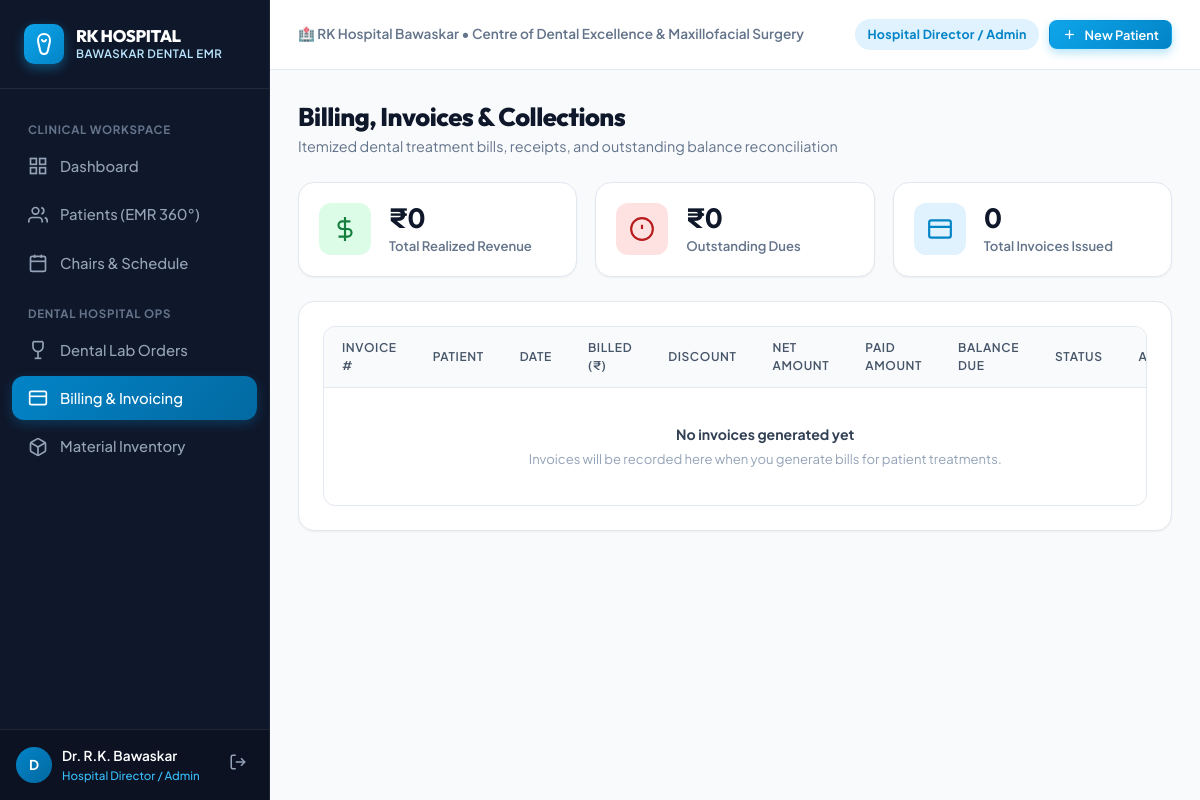
/billing/ (signed in), run on the app's committed database.
### dental_core/models.py (models this page shows, shortened)
class User(AbstractUser):
    ROLE_CHOICES = [
        ('ADMIN', 'Hospital Director / Admin'),
        ('DENTIST', 'Dental Surgeon / Specialist'),
        ('RECEPTIONIST', 'Front Desk / OPD Coordinator'),
        ('HYGIENIST', 'Dental Hygienist / Nurse'),
        ('PHARMACIST', 'Pharmacist / Inventory Store'),
        ('PATIENT', 'Patient Portal'),
    ]
    role = models.CharField(max_length=20, choices=ROLE_CHOICES, default='DENTIST')
    phone_number = models.CharField(max_length=20, blank=True, null=True)
    specialization = models.CharField(max_length=100, blank=True, null=True,
                                      help_text="e.g. Endodontist, Orthodontist, Periodontist, Oral Surgeon")
    qualification = models.CharField(max_length=100, blank=True, null=True,
                                     help_text="e.g. BDS, MDS (Oral & Maxillofacial Surgery)")
    license_number = models.CharField(max_length=50, blank=True, null=True,
                                      help_text="State Dental Council Reg. No.")
    avatar = models.ImageField(upload_to='avatars/', blank=True, null=True)
    def is_patient_user(self):
        return self.role == 'PATIENT'

### dental_core/views.py (the view)
# urls.py: path('billing/', views.billing_list, name='billing_list'),
@login_required
def billing_list(request):
    invoices = Invoice.objects.all().select_related('patient', 'created_by').prefetch_related('payments')
    total_revenue = invoices.aggregate(Sum('paid_amount'))['paid_amount__sum'] or Decimal('0.00')
    total_due = invoices.aggregate(Sum('balance_amount'))['balance_amount__sum'] or Decimal('0.00')
    return render(request, 'billing/billing_list.html', {
        'invoices': invoices,
        'total_revenue': total_revenue,
        'total_due': total_due,
    })

### templates/billing/billing_list.html (shortened to what this page needs)
{% extends 'base.html' %}
{% block content %}
<div style="display: flex; justify-content: space-between; align-items: flex-end; margin-bottom: 24px;">
  <div>
    <h1 style="font-size: 1.6rem; font-weight: 800; color: var(--slate-900);">Billing, Invoices & Collections</h1>
    <p style="color: var(--slate-500); font-size: 0.9rem;">
      Itemized dental treatment bills, receipts, and outstanding balance reconciliation
    </p>
  </div>
</div>
<div style="display: grid; grid-template-columns: repeat(auto-fit, minmax(220px, 1fr)); gap: 18px; margin-bottom: 24px;">
  <div class="stat-card">
    <div class="stat-icon" style="background: #dcfce7; color: #15803d;">
      <svg style="width: 26px; height: 26px;" viewBox="0 0 24 24" fill="none" stroke="currentColor" stroke-width="2"><line x1="12" y1="1" x2="12" y2="23"></line><path d="M17 5H9.5a3.5 3.5 0 0 0 0 7h5a3.5 3.5 0 0 1 0 7H6"></path></svg>
    </div>
    <div>
      <div class="stat-value">₹{{ total_revenue|floatformat:0 }}</div>
      <div class="stat-label">Total Realized Revenue</div>
    </div>
  </div>
  <div class="stat-card">
    <div class="stat-icon" style="background: #fee2e2; color: #b91c1c;">
      <svg style="width: 26px; height: 26px;" viewBox="0 0 24 24" fill="none" stroke="currentColor" stroke-width="2"><circle cx="12" cy="12" r="10"></circle><line x1="12" y1="8" x2="12" y2="12"></line><line x1="12" y1="16" x2="12.01" y2="16"></line></svg>
    </div>
    <div>
      <div class="stat-value">₹{{ total_due|floatformat:0 }}</div>
      <div class="stat-label">Outstanding Dues</div>
    </div>
  </div>
  <div class="stat-card">
    <div class="stat-icon" style="background: #e0f2fe; color: #0284c7;">
      <svg style="width: 26px; height: 26px;" viewBox="0 0 24 24" fill="none" stroke="currentColor" stroke-width="2"><rect x="2" y="4" width="20" height="16" rx="2"></rect><line x1="2" y1="10" x2="22" y2="10"></line></svg>
    </div>
    <div>
      <div class="stat-value">{{ invoices.count }}</div>
      <div class="stat-label">Total Invoices Issued</div>
    </div>
  </div>
</div>
<div class="card">
  <div class="table-container">
    <table class="data-table">
      <thead>
        <tr>
          <th>Invoice #</th>
          <th>Patient</th>
          <th>Date</th>
          <th>Billed (₹)</th>
          <th>Discount</th>
          <th>Net Amount</th>
          <th>Paid Amount</th>
          <th>Balance Due</th>
          <th>Status</th>
          <th>Action</th>
        </tr>
      </thead>
      <tbody>
        {% for inv in invoices %}
        <tr>
          <td style="font-family: monospace; font-weight: 700; color: var(--primary-700);">{{ inv.invoice_number }}</td>
          <td>
            <a href="{% url 'patient_detail' inv.patient.id %}" style="font-weight: 700; color: var(--slate-900);">
              {{ inv.patient.full_name }}
            </a>
            <div style="font-size: 0.72rem; color: var(--slate-400);">{{ inv.patient.mrn }}</div>
          </td>
          <td>{{ inv.invoice_date|date:"M d, Y" }}</td>
          <td>₹{{ inv.total_amount }}</td>
          <td>₹{{ inv.discount_amount }}</td>
          <td style="font-weight: 800; color: var(--slate-900);">₹{{ inv.net_payable }}</td>
          <td style="color: #15803d; font-weight: 700;">₹{{ inv.paid_amount }}</td>
          <td style="color: #b91c1c; font-weight: 700;">₹{{ inv.balance_amount }}</td>
          <td>
            <span class="badge {% if inv.status == 'PAID' %}badge-success{% elif inv.status == 'PARTIAL' %}badge-warning{% else %}badge-danger{% endif %}">
              {{ inv.get_status_display }}
            </span>
          </td>
          <td>
            <a href="{% url 'invoice_detail' inv.id %}" class="btn btn-secondary btn-sm" style="font-size: 0.75rem;">
              Tax Invoice / Pay →
            </a>
          </td>
        </tr>
        {% empty %}
        <tr>
          <td colspan="10" style="text-align: center; color: var(--slate-500); padding: 36px 16px;">
            <div style="font-weight: 700; color: var(--slate-700); margin-bottom: 4px;">No invoices generated yet</div>
            <div style="font-size: 0.82rem; color: var(--slate-400);">Invoices will be recorded here when you generate bills for patient treatments.</div>
          </td>
        </tr>
        {% endfor %}
      </tbody>
    </table>
  </div>
</div>
{% endblock %}

### templates/base.html (shortened to what this page needs)
{% load static %}
<!DOCTYPE html>
<html lang="en">
<head>
  <link rel="stylesheet" href="{% static 'css/hospital_theme.css' %}">
</head>
<body>
<div class="app-layout">
  <aside class="sidebar" id="appSidebar">
    <div class="sidebar-brand">
      <div style="display: flex; align-items: center; justify-content: space-between;">
        <div style="display: flex; align-items: center; gap: 12px;">
          <div style="width: 40px; height: 40px; background: linear-gradient(135deg, #0ea5e9, #0284c7); border-radius: 10px; display: flex; align-items: center; justify-content: center; box-shadow: 0 4px 12px rgba(14, 165, 233, 0.4);">
            <svg style="width: 24px; height: 24px; fill: none; stroke: #ffffff; stroke-width: 2; stroke-linecap: round; stroke-linejoin: round;" viewBox="0 0 24 24">
              <path d="M12 2C8.5 2 6 4.5 6 8c0 3.5 1.5 6.5 2 10 .5 3 2 4 4 4s3.5-1 4-4c.5-3.5 2-6.5 2-10 0-3.5-2.5-6-6-6z"/>
              <path d="M10 8c.5 1 1.5 1.5 2 1.5s1.5-.5 2-1.5"/>
            </svg>
          </div>
          <div>
            <div class="brand-font" style="font-weight: 800; font-size: 1.05rem; color: #ffffff; line-height: 1.15;">RK HOSPITAL</div>
            <div style="font-size: 0.72rem; color: var(--primary-200); font-weight: 600; letter-spacing: 0.04em;">BAWASKAR DENTAL EMR</div>
          </div>
        </div>
      </div>
    </div>
    <div class="sidebar-nav">
      <div class="nav-section-title">Clinical Workspace</div>
      <a href="{% url 'dashboard' %}" class="nav-link {% if request.resolver_match.url_name == 'dashboard' %}active{% endif %}">
        <svg viewBox="0 0 24 24" fill="none" stroke="currentColor" stroke-width="2"><rect x="3" y="3" width="7" height="7"></rect><rect x="14" y="3" width="7" height="7"></rect><rect x="14" y="14" width="7" height="7"></rect><rect x="3" y="14" width="7" height="7"></rect></svg>
        <span>Dashboard</span>
      </a>
      {% if not user.is_patient_user %}
      <a href="{% url 'patient_list' %}" class="nav-link {% if 'patient' in request.path and not 'new' in request.path %}active{% endif %}">
        <svg viewBox="0 0 24 24" fill="none" stroke="currentColor" stroke-width="2"><path d="M17 21v-2a4 4 0 0 0-4-4H5a4 4 0 0 0-4 4v2"></path><circle cx="9" cy="7" r="4"></circle><path d="M23 21v-2a4 4 0 0 0-3-3.87"></path><path d="M16 3.13a4 4 0 0 1 0 7.75"></path></svg>
        <span>Patients (EMR 360°)</span>
      </a>
      <a href="{% url 'appointment_list' %}" class="nav-link {% if 'appointment' in request.path %}active{% endif %}">
        <svg viewBox="0 0 24 24" fill="none" stroke="currentColor" stroke-width="2"><rect x="3" y="4" width="18" height="18" rx="2" ry="2"></rect><line x1="16" y1="2" x2="16" y2="6"></line><line x1="8" y1="2" x2="8" y2="6"></line><line x1="3" y1="10" x2="21" y2="10"></line></svg>
        <span>Chairs & Schedule</span>
      </a>
      <div class="nav-section-title">Dental Hospital Ops</div>
      <a href="{% url 'lab_list' %}" class="nav-link {% if 'lab' in request.path %}active{% endif %}">
        <svg viewBox="0 0 24 24" fill="none" stroke="currentColor" stroke-width="2"><path d="M6 2v6a6 6 0 0 0 12 0V2"></path><line x1="6" y1="2" x2="18" y2="2"></line><line x1="12" y1="14" x2="12" y2="22"></line><line x1="8" y1="22" x2="16" y2="22"></line></svg>
        <span>Dental Lab Orders</span>
      </a>
      <a href="{% url 'billing_list' %}" class="nav-link {% if 'billing' in request.path %}active{% endif %}">
        <svg viewBox="0 0 24 24" fill="none" stroke="currentColor" stroke-width="2"><rect x="2" y="4" width="20" height="16" rx="2"></rect><line x1="2" y1="10" x2="22" y2="10"></line></svg>
        <span>Billing & Invoicing</span>
      </a>
      <a href="{% url 'inventory_list' %}" class="nav-link {% if 'inventory' in request.path %}active{% endif %}">
        <span>Material Inventory</span>
      </a>
      {% endif %}
    </div>
    <div style="padding: 16px; border-top: 1px solid rgba(255, 255, 255, 0.08); background: rgba(0, 0, 0, 0.2); display: flex; align-items: center; justify-content: space-between;">
      <div style="display: flex; align-items: center; gap: 10px; overflow: hidden;">
        <div style="width: 36px; height: 36px; border-radius: 50%; background: linear-gradient(135deg, #0284c7, #0369a1); display: flex; align-items: center; justify-content: center; font-weight: 700; color: #fff; font-size: 0.85rem; flex-shrink: 0;">
          {{ user.first_name|default:user.username|make_list|first|upper }}
        </div>
        <div style="overflow: hidden;">
          <div style="font-size: 0.85rem; font-weight: 600; color: #fff; white-space: nowrap; overflow: hidden; text-overflow: ellipsis;">
            {{ user.get_full_name|default:user.username }}
          </div>
          <div style="font-size: 0.72rem; color: #38bdf8; font-weight: 500;">
            {{ user.get_role_display }}
          </div>
        </div>
      </div>
      <a href="{% url 'logout' %}" title="Logout" style="color: var(--slate-400); padding: 6px; border-radius: 6px;" onmouseover="this.style.color='#fff'" onmouseout="this.style.color='var(--slate-400)'">
        <svg style="width: 18px; height: 18px;" viewBox="0 0 24 24" fill="none" stroke="currentColor" stroke-width="2"><path d="M9 21H5a2 2 0 0 1-2-2V5a2 2 0 0 1 2-2h4"></path><polyline points="16 17 21 12 16 7"></polyline><line x1="21" y1="12" x2="9" y2="12"></line></svg>
      </a>
    </div>
  </aside>
  <div class="main-content">
    <header class="top-nav">
      <div style="display: flex; align-items: center; gap: 12px;">
        <span class="desktop-hospital-title" style="font-size: 0.85rem; color: var(--slate-500); font-weight: 600;">
          🏥 RK Hospital Bawaskar • Centre of Dental Excellence & Maxillofacial Surgery
        </span>
      </div>
      <div class="top-nav-actions" style="display: flex; align-items: center; gap: 10px;">
        <span class="badge top-role-badge" style="background: #e0f2fe; color: #0284c7; padding: 6px 12px; font-size: 0.78rem; font-weight: 700;">
          {{ user.get_role_display }}
        </span>
        {% if not user.is_patient_user %}
        <a href="{% url 'patient_create' %}" class="btn btn-primary btn-sm" style="white-space: nowrap;">
          <svg style="width: 15px; height: 15px;" viewBox="0 0 24 24" fill="none" stroke="currentColor" stroke-width="2"><line x1="12" y1="5" x2="12" y2="19"></line><line x1="5" y1="12" x2="19" y2="12"></line></svg>
          <span class="btn-text-hide-mobile">New Patient</span>
        </a>
        {% endif %}
      </div>
    </header>
    <main class="page-main-container" style="flex: 1;">
      {% block content %}{% endblock %}
    </main>
  </div>
</div>
</body>
</html>

### data on the page
User: first_name|make_list "D", get_full_name "Dr. R.K. Bawaskar", role "Hospital Director / Admin"

### other printed values
{{ total_revenue|floatformat:0 }} "0"
{{ total_due|floatformat:0 }} "0"
{{ invoices.count }} "0"
